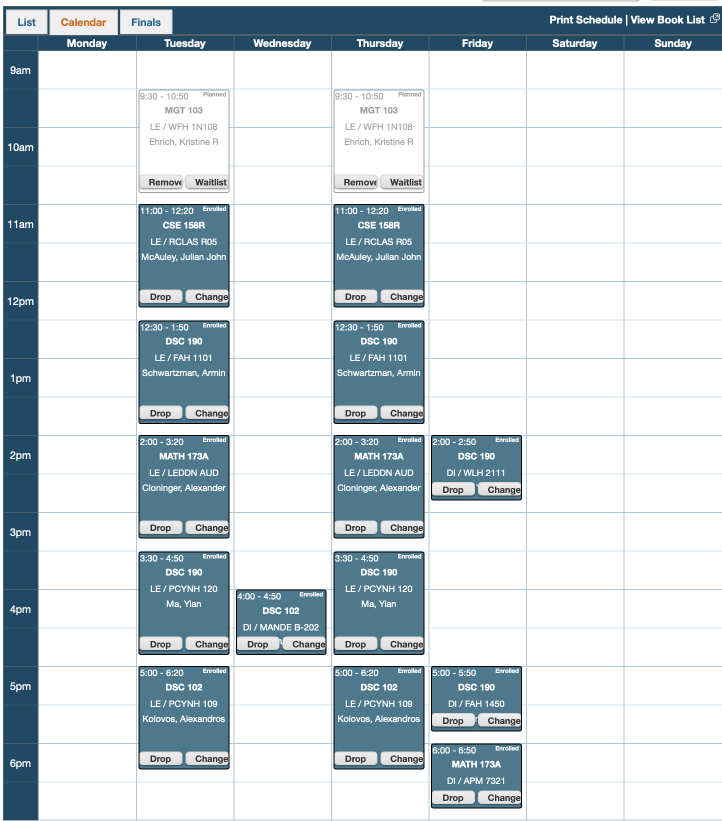
#> input picture test_sched.png, 1444 x 1642 px (shown at 1/2 size)
$ python script_a_tesseract_ocr.py ../test_sched.png
#> lines starting #> are read from the running program, lines starting #| are printed output that depends on the picture
#!/usr/bin/env python3
# How to run: python script_a_tesseract_ocr.py <image_path>
# Dependencies: pip install pytesseract pillow opencv-python numpy

import sys
import json
import cv2
import numpy as np
from PIL import Image
import pytesseract

def preprocess_image(image_path):
    """Preprocess image for better OCR results."""
#> called with image_path = '../test_sched.png'
    # Read image with OpenCV
    img = cv2.imread(image_path)
#> img is the input picture: shape (1642, 1444, 3); mean B, G, R 218.9, 213.1, 203

    # Convert to grayscale
    gray = cv2.cvtColor(img, cv2.COLOR_BGR2GRAY)
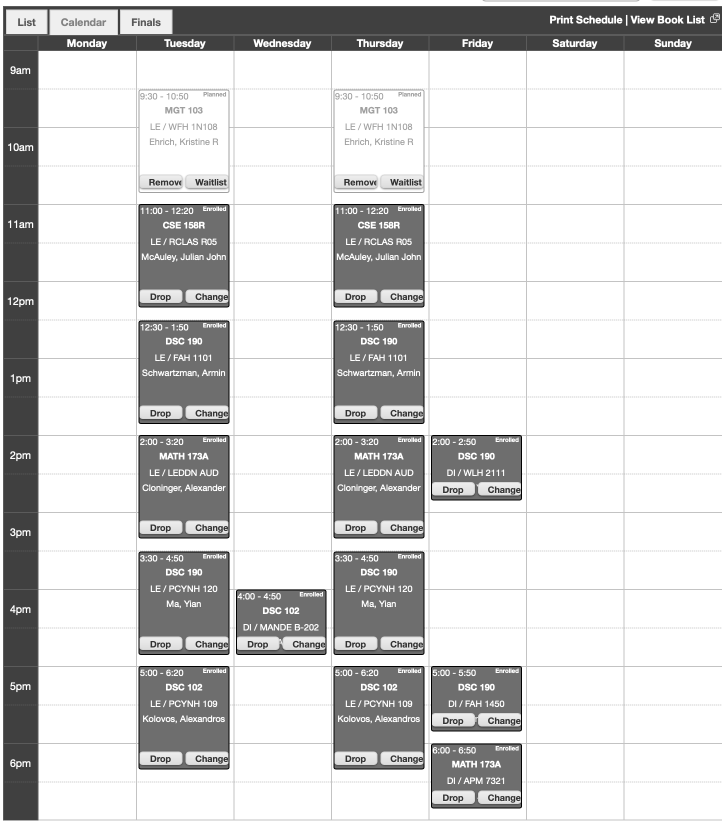
#> gray: shape (1642, 1444) (shown at 1/2 size); min 0, max 255, mean 210.8

    # Increase contrast using CLAHE
    clahe = cv2.createCLAHE(clipLimit=2.0, tileGridSize=(8,8))
    contrast_enhanced = clahe.apply(gray)

    # Optional upscaling for better OCR
    height, width = contrast_enhanced.shape
#> height = 1642; width = 1444
    if width < 1000:  # Upscale if image is small
        scale_factor = 2
        contrast_enhanced = cv2.resize(contrast_enhanced,
                                     (width * scale_factor, height * scale_factor),
                                     interpolation=cv2.INTER_CUBIC)

    # Noise reduction
    denoised = cv2.bilateralFilter(contrast_enhanced, 9, 75, 75)

    return denoised

def ocr_tesseract(image_path):
    """Perform OCR using pytesseract and return structured JSON."""
    # Preprocess image
    processed_img = preprocess_image(image_path)

    # Convert to PIL Image for pytesseract
    pil_img = Image.fromarray(processed_img)

    # Get detailed OCR data
    data = pytesseract.image_to_data(pil_img, output_type=pytesseract.Output.DICT)

    # Build structured blocks
    blocks = []
    block_id = 0

    for i in range(len(data['text'])):
        text = data['text'][i].strip()
        if text:  # Only include non-empty text
            block = {
                'id': block_id,
                'text': text,
                'left': int(data['left'][i]),
                'top': int(data['top'][i]),
                'width': int(data['width'][i]),
                'height': int(data['height'][i]),
                'conf': float(data['conf'][i])
            }
            blocks.append(block)
            block_id += 1

    return {
        'blocks': blocks,
        'total_blocks': len(blocks)
    }

def main():
    if len(sys.argv) != 2:
        print("Usage: python script_a_tesseract_ocr.py <image_path>")
        sys.exit(1)

    image_path = sys.argv[1]

    try:
        # Perform OCR
        result = ocr_tesseract(image_path)

        # Print plain text to stdout
        plain_text = ' '.join([block['text'] for block in result['blocks']])
        print("OCR Result:")
        print(plain_text)

        # Write JSON to file
        with open('./ocr_output.json', 'w', encoding='utf-8') as f:
            json.dump(result, f, indent=2, ensure_ascii=False)

        print(f"\nJSON output written to: ./ocr_output.json")
        print(f"Total blocks detected: {result['total_blocks']}")

    except Exception as e:
        print(f"Error processing image: {str(e)}")
#> (the run stopped early here; a loop or call above may not have finished)
